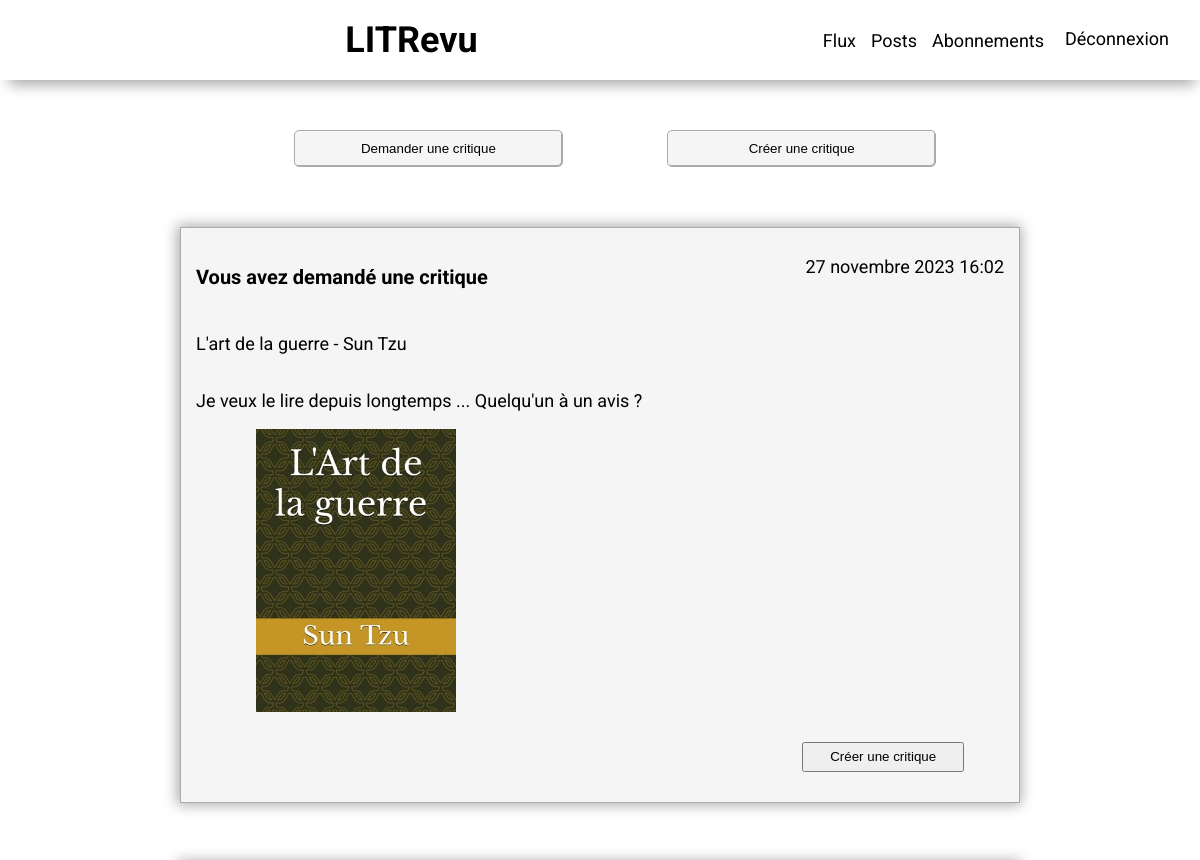
Page /home/ (signed in, upper part) on the earlier database version.
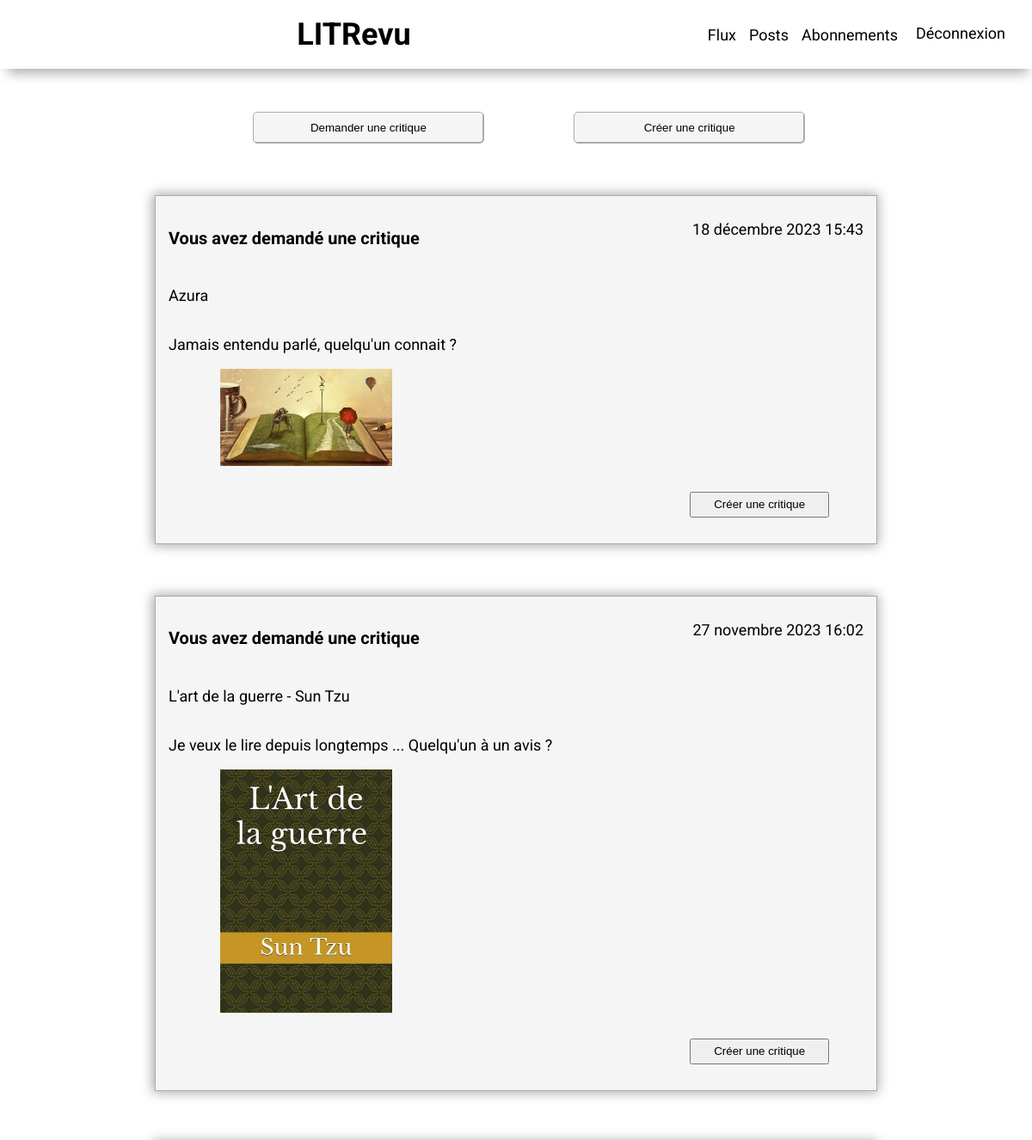
Same page on the later database version.
### review/models.py (models this page shows, shortened)
class Ticket(models.Model):
    title = models.CharField(max_length=128)
    description = models.CharField(max_length=2048, blank=True)
    user = models.ForeignKey(to=settings.AUTH_USER_MODEL,
                             on_delete=models.CASCADE)
    image = models.ImageField(upload_to='static/images/',
                              null=True, blank=True,
                              validators=[FileExtensionValidator(
                                  allowed_extensions=['jpg', 'jpeg', 'png'])])
    time_created = models.DateTimeField(auto_now_add=True)
    IMAGE_MAX_SIZE = (800, 800)

### review/views.py (the view)
# urls.py: 2. Add a URL to urlpatterns:  path('', views.home, name='home')
@login_required
def home(request):
    user_follow = UserFollow.objects.filter(user=request.user)
    followed_users = [user.followed_user for user in user_follow]
    followed_users.append(request.user)
    tickets = models.Ticket.objects.filter(user__in=followed_users)
    reviews = models.Review.objects.filter(Q(user__in=followed_users)
                                           | Q(ticket__user=request.user))
    posts = list(chain(tickets, reviews))
    posts.sort(key=lambda x: x.time_created, reverse=True)
    return render(request,
                  'review/home.html',
                  context={'posts': posts})

### review/templates/review/home.html
{% extends "base.html" %}
{% block content %}
    <div class="main_page">
        <div class="main_page_btn">
            <button class="main_btn" onclick='window.location.href="{% url "create_ticket" %}"'>Demander une critique</button>
            <button class="main_btn" onclick='window.location.href="{% url "create_ticket_and_review" %}"'>Créer une critique</button>
        </div>
        <div class="grid_container">
            {% for post in posts %}
                {% if post.title %}
                    {% with ticket=post %}
                        {% include 'review/partials/ticket_snippet.html' %}
                    {% endwith %}
                {% else %}
                    {% with review=post %}
                        {% include 'review/partials/review_snippet.html'%}
                    {% endwith %}
                {% endif %}
            {% endfor %}
        </div>
    </div>
{% endblock content %}

### review/templates/review/partials/ticket_snippet.html (shortened to what this page needs)
<div class="ticket">
    <div class="head-ticket">
        {% if ticket.user == user %}
            <h4> Vous avez demandé une critique</h4>
        {% else %}
            <h4> {{ ticket.user.username|capfirst }} à demandé une critique</h4>
        {% endif %}
        <p>{{ ticket.time_created }}</p>
    </div>
    <p>{{ ticket.title }}</p>
    <p>{{ ticket.description }}</p>
    {% if ticket.image %}
        <img src="{{ ticket.image.url }}" alt="image du livre {{ ticket.title }}">
    {% endif %}
    {% if not ticket.review %}
        {% if 'your-posts' not in request.path %}
            <button onclick='window.location.href="{% url "create_review" ticket_id=ticket.id %}"'>Créer une critique</button>
        {% endif %}
    {% endif %}
</div>

Differences in the rows shown:
added Ticket: shows "Vous avez demandé une critique", time_created "18 décembre 2023 15:43", title "Azura", description "Jamais entendu parlé, quelqu'un connait ?", image (picture), shows "Créer une critique"
